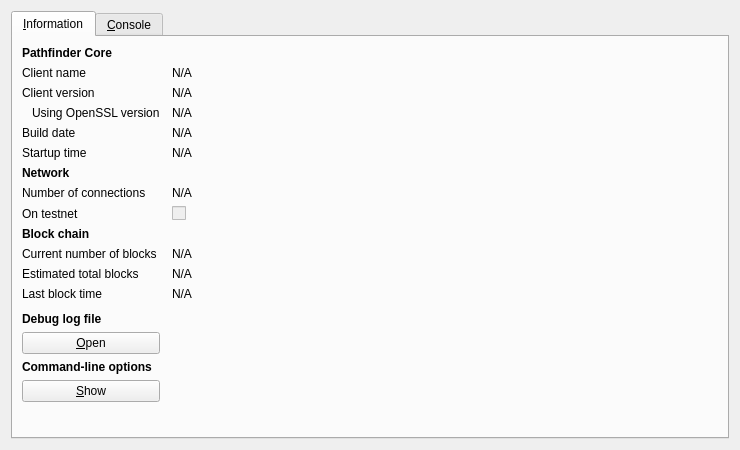
<?xml version="1.0" encoding="UTF-8"?>
<ui version="4.0">
 <class>RPCConsole</class>
 <widget class="QDialog" name="RPCConsole">
  <property name="geometry">
   <rect>
    <x>0</x>
    <y>0</y>
    <width>740</width>
    <height>450</height>
   </rect>
  </property>
  <property name="windowTitle">
   <string>Pathfinder - Debug window</string>
  </property>
  <layout class="QVBoxLayout" name="verticalLayout_2">
   <item>
    <widget class="QTabWidget" name="tabWidget">
     <property name="currentIndex">
      <number>0</number>
     </property>
     <widget class="QWidget" name="tab_info">
      <attribute name="title">
       <string>&amp;Information</string>
      </attribute>
      <layout class="QGridLayout" name="gridLayout" columnstretch="0,1">
       <property name="horizontalSpacing">
        <number>12</number>
       </property>
       <item row="0" column="0">
        <widget class="QLabel" name="label_9">
         <property name="font">
          <font>
           <weight>75</weight>
           <bold>true</bold>
          </font>
         </property>
         <property name="text">
          <string>Pathfinder Core</string>
         </property>
        </widget>
       </item>
       <item row="1" column="0">
        <widget class="QLabel" name="label_5">
         <property name="text">
          <string>Client name</string>
         </property>
        </widget>
       </item>
       <item row="1" column="1">
        <widget class="QLabel" name="clientName">
         <property name="cursor">
          <cursorShape>IBeamCursor</cursorShape>
         </property>
         <property name="text">
          <string>N/A</string>
         </property>
         <property name="textFormat">
          <enum>Qt::PlainText</enum>
         </property>
         <property name="textInteractionFlags">
          <set>Qt::LinksAccessibleByMouse|Qt::TextSelectableByKeyboard|Qt::TextSelectableByMouse</set>
         </property>
        </widget>
       </item>
       <item row="2" column="0">
        <widget class="QLabel" name="label_6">
         <property name="text">
          <string>Client version</string>
         </property>
        </widget>
       </item>
       <item row="2" column="1">
        <widget class="QLabel" name="clientVersion">
         <property name="cursor">
          <cursorShape>IBeamCursor</cursorShape>
         </property>
         <property name="text">
          <string>N/A</string>
         </property>
         <property name="textFormat">
          <enum>Qt::PlainText</enum>
         </property>
         <property name="textInteractionFlags">
          <set>Qt::LinksAccessibleByMouse|Qt::TextSelectableByKeyboard|Qt::TextSelectableByMouse</set>
         </property>
        </widget>
       </item>
       <item row="3" column="0">
        <widget class="QLabel" name="label_14">
         <property name="text">
          <string>Using OpenSSL version</string>
         </property>
         <property name="indent">
          <number>10</number>
         </property>
        </widget>
       </item>
       <item row="3" column="1">
        <widget class="QLabel" name="openSSLVersion">
         <property name="cursor">
          <cursorShape>IBeamCursor</cursorShape>
         </property>
         <property name="text">
          <string>N/A</string>
         </property>
         <property name="textFormat">
          <enum>Qt::PlainText</enum>
         </property>
         <property name="textInteractionFlags">
          <set>Qt::LinksAccessibleByMouse|Qt::TextSelectableByKeyboard|Qt::TextSelectableByMouse</set>
         </property>
        </widget>
       </item>
       <item row="4" column="0">
        <widget class="QLabel" name="label_12">
         <property name="text">
          <string>Build date</string>
         </property>
        </widget>
       </item>
       <item row="4" column="1">
        <widget class="QLabel" name="buildDate">
         <property name="cursor">
          <cursorShape>IBeamCursor</cursorShape>
         </property>
         <property name="text">
          <string>N/A</string>
         </property>
         <property name="textFormat">
          <enum>Qt::PlainText</enum>
         </property>
         <property name="textInteractionFlags">
          <set>Qt::LinksAccessibleByMouse|Qt::TextSelectableByKeyboard|Qt::TextSelectableByMouse</set>
         </property>
        </widget>
       </item>
       <item row="5" column="0">
        <widget class="QLabel" name="label_13">
         <property name="text">
          <string>Startup time</string>
         </property>
        </widget>
       </item>
       <item row="5" column="1">
        <widget class="QLabel" name="startupTime">
         <property name="cursor">
          <cursorShape>IBeamCursor</cursorShape>
         </property>
         <property name="text">
          <string>N/A</string>
         </property>
         <property name="textFormat">
          <enum>Qt::PlainText</enum>
         </property>
         <property name="textInteractionFlags">
          <set>Qt::LinksAccessibleByMouse|Qt::TextSelectableByKeyboard|Qt::TextSelectableByMouse</set>
         </property>
        </widget>
       </item>
       <item row="6" column="0">
        <widget class="QLabel" name="label_11">
         <property name="font">
          <font>
           <weight>75</weight>
           <bold>true</bold>
          </font>
         </property>
         <property name="text">
          <string>Network</string>
         </property>
        </widget>
       </item>
       <item row="7" column="0">
        <widget class="QLabel" name="label_7">
         <property name="text">
          <string>Number of connections</string>
         </property>
        </widget>
       </item>
       <item row="7" column="1">
        <widget class="QLabel" name="numberOfConnections">
         <property name="cursor">
          <cursorShape>IBeamCursor</cursorShape>
         </property>
         <property name="text">
          <string>N/A</string>
         </property>
         <property name="textFormat">
          <enum>Qt::PlainText</enum>
         </property>
         <property name="textInteractionFlags">
          <set>Qt::LinksAccessibleByMouse|Qt::TextSelectableByKeyboard|Qt::TextSelectableByMouse</set>
         </property>
        </widget>
       </item>
       <item row="8" column="0">
        <widget class="QLabel" name="label_8">
         <property name="text">
          <string>On testnet</string>
         </property>
        </widget>
       </item>
       <item row="8" column="1">
        <widget class="QCheckBox" name="isTestNet">
         <property name="enabled">
          <bool>false</bool>
         </property>
         <property name="text">
          <string/>
         </property>
        </widget>
       </item>
       <item row="9" column="0">
        <widget class="QLabel" name="label_10">
         <property name="font">
          <font>
           <weight>75</weight>
           <bold>true</bold>
          </font>
         </property>
         <property name="text">
          <string>Block chain</string>
         </property>
        </widget>
       </item>
       <item row="10" column="0">
        <widget class="QLabel" name="label_3">
         <property name="text">
          <string>Current number of blocks</string>
         </property>
        </widget>
       </item>
       <item row="10" column="1">
        <widget class="QLabel" name="numberOfBlocks">
         <property name="cursor">
          <cursorShape>IBeamCursor</cursorShape>
         </property>
         <property name="text">
          <string>N/A</string>
         </property>
         <property name="textFormat">
          <enum>Qt::PlainText</enum>
         </property>
         <property name="textInteractionFlags">
          <set>Qt::LinksAccessibleByMouse|Qt::TextSelectableByKeyboard|Qt::TextSelectableByMouse</set>
         </property>
        </widget>
       </item>
       <item row="11" column="0">
        <widget class="QLabel" name="label_4">
         <property name="text">
          <string>Estimated total blocks</string>
         </property>
        </widget>
       </item>
       <item row="11" column="1">
        <widget class="QLabel" name="totalBlocks">
         <property name="cursor">
          <cursorShape>IBeamCursor</cursorShape>
         </property>
         <property name="text">
          <string>N/A</string>
         </property>
         <property name="textFormat">
          <enum>Qt::PlainText</enum>
         </property>
         <property name="textInteractionFlags">
          <set>Qt::LinksAccessibleByMouse|Qt::TextSelectableByKeyboard|Qt::TextSelectableByMouse</set>
         </property>
        </widget>
       </item>
       <item row="12" column="0">
        <widget class="QLabel" name="label_2">
         <property name="text">
          <string>Last block time</string>
         </property>
        </widget>
       </item>
       <item row="12" column="1">
        <widget class="QLabel" name="lastBlockTime">
         <property name="cursor">
          <cursorShape>IBeamCursor</cursorShape>
         </property>
         <property name="text">
          <string>N/A</string>
         </property>
         <property name="textFormat">
          <enum>Qt::PlainText</enum>
         </property>
         <property name="textInteractionFlags">
          <set>Qt::LinksAccessibleByMouse|Qt::TextSelectableByKeyboard|Qt::TextSelectableByMouse</set>
         </property>
        </widget>
       </item>
       <item row="13" column="0">
        <spacer name="verticalSpacer_2">
         <property name="orientation">
          <enum>Qt::Vertical</enum>
         </property>
         <property name="sizeHint" stdset="0">
          <size>
           <width>20</width>
           <height>20</height>
          </size>
         </property>
        </spacer>
       </item>
       <item row="14" column="0">
        <widget class="QLabel" name="labelDebugLogfile">
         <property name="font">
          <font>
           <weight>75</weight>
           <bold>true</bold>
          </font>
         </property>
         <property name="text">
          <string>Debug log file</string>
         </property>
        </widget>
       </item>
       <item row="15" column="0">
        <widget class="QPushButton" name="openDebugLogfileButton">
         <property name="toolTip">
          <string>Open the Pathfinder debug log file from the current data directory. This can take a few seconds for large log files.</string>
         </property>
         <property name="text">
          <string>&amp;Open</string>
         </property>
         <property name="autoDefault">
          <bool>false</bool>
         </property>
        </widget>
       </item>
       <item row="16" column="0">
        <widget class="QLabel" name="labelCLOptions">
         <property name="font">
          <font>
           <weight>75</weight>
           <bold>true</bold>
          </font>
         </property>
         <property name="text">
          <string>Command-line options</string>
         </property>
        </widget>
       </item>
       <item row="17" column="0">
        <widget class="QPushButton" name="showCLOptionsButton">
         <property name="toolTip">
          <string>Show the Pathfinder-Qt help message to get a list with possible Pathfinder command-line options.</string>
         </property>
         <property name="text">
          <string>&amp;Show</string>
         </property>
         <property name="autoDefault">
          <bool>false</bool>
         </property>
        </widget>
       </item>
       <item row="18" column="0">
        <spacer name="verticalSpacer">
         <property name="orientation">
          <enum>Qt::Vertical</enum>
         </property>
         <property name="sizeHint" stdset="0">
          <size>
           <width>20</width>
           <height>40</height>
          </size>
         </property>
        </spacer>
       </item>
      </layout>
     </widget>
     <widget class="QWidget" name="tab_console">
      <attribute name="title">
       <string>&amp;Console</string>
      </attribute>
      <layout class="QVBoxLayout" name="verticalLayout_3">
       <property name="spacing">
        <number>3</number>
       </property>
       <item>
        <widget class="QTextEdit" name="messagesWidget">
         <property name="minimumSize">
          <size>
           <width>0</width>
           <height>100</height>
          </size>
         </property>
         <property name="readOnly">
          <bool>true</bool>
         </property>
         <property name="tabKeyNavigation" stdset="0">
          <bool>false</bool>
         </property>
         <property name="columnCount" stdset="0">
          <number>2</number>
         </property>
        </widget>
       </item>
       <item>
        <layout class="QHBoxLayout" name="horizontalLayout">
         <property name="spacing">
          <number>3</number>
         </property>
         <item>
          <widget class="QLabel" name="label">
           <property name="text">
            <string notr="true">&gt;</string>
           </property>
          </widget>
         </item>
         <item>
          <widget class="QLineEdit" name="lineEdit"/>
         </item>
         <item>
          <widget class="QPushButton" name="clearButton">
           <property name="maximumSize">
            <size>
             <width>24</width>
             <height>24</height>
            </size>
           </property>
           <property name="toolTip">
            <string>Clear console</string>
           </property>
           <property name="text">
            <string/>
           </property>
           <property name="icon">
            <iconset resource="../bitcoin.qrc">
             <normaloff>:/icons/remove</normaloff>:/icons/remove</iconset>
           </property>
           <property name="shortcut">
            <string notr="true">Ctrl+L</string>
           </property>
           <property name="autoDefault">
            <bool>false</bool>
           </property>
          </widget>
         </item>
        </layout>
       </item>
      </layout>
     </widget>
    </widget>
   </item>
  </layout>
 </widget>
 <resources>
  <include location="../bitcoin.qrc"/>
 </resources>
 <connections/>
</ui>
